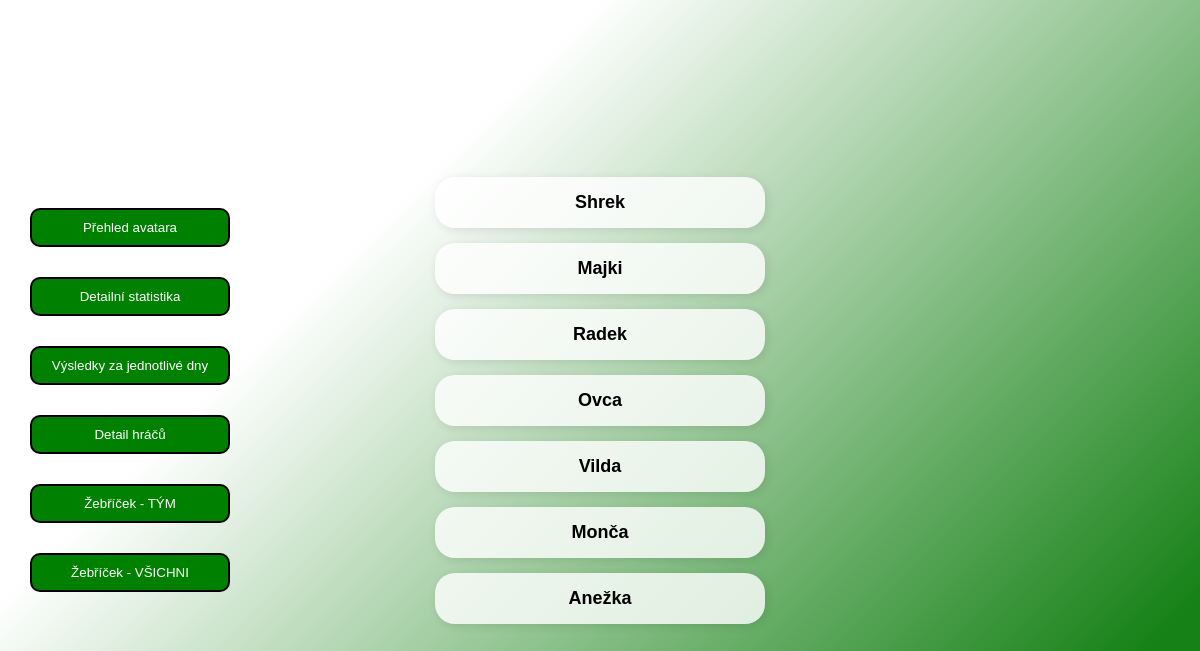
The page /brunhildaapp/brunhilda_full_tym on the database its author committed.
### infopage/models.py (models this page shows, shortened)
class vysledky_hracu(models.Model):
    jmeno = models.CharField(max_length=20)
    prijmeni = models.CharField(max_length=40, blank=True)
    tym = models.CharField(max_length=10, null=True)
    koeficient = models.FloatField(null=True, blank=True, default=1)
    kroky_BONUS = models.IntegerField(default=0, blank=True, validators=[MinValueValidator(0), MaxValueValidator(50000)])
    kroky1 = models.IntegerField(default=0, blank=True, validators=[MinValueValidator(0), MaxValueValidator(50000)])
    kroky2 = models.IntegerField(default=0, blank=True, validators=[MinValueValidator(0), MaxValueValidator(50000)])
    kroky3 = models.IntegerField(default=0, blank=True, validators=[MinValueValidator(0), MaxValueValidator(50000)])
    kroky4 = models.IntegerField(default=0, blank=True, validators=[MinValueValidator(0), MaxValueValidator(50000)])
    kroky5 = models.IntegerField(default=0, blank=True, validators=[MinValueValidator(0), MaxValueValidator(50000)])
    kroky6 = models.IntegerField(default=0, blank=True, validators=[MinValueValidator(0), MaxValueValidator(50000)])
    kroky7 = models.IntegerField(default=0, blank=True, validators=[MinValueValidator(0), MaxValueValidator(50000)])
    kroky8 = models.IntegerField(default=0, blank=True, validators=[MinValueValidator(0), MaxValueValidator(50000)])
    kroky9 = models.IntegerField(default=0, blank=True, validators=[MinValueValidator(0), MaxValueValidator(50000)])
    kroky10 = models.IntegerField(default=0, blank=True, validators=[MinValueValidator(0), MaxValueValidator(50000)])
    kroky11 = models.IntegerField(default=0, blank=True, validators=[MinValueValidator(0), MaxValueValidator(50000)])
    kroky12 = models.IntegerField(default=0, blank=True, validators=[MinValueValidator(0), MaxValueValidator(50000)])
    max_kroku_mesicne = models.IntegerField(default=0, blank=True, validators=[MinValueValidator(0), MaxValueValidator(50000)])
    celkem_kroku = models.IntegerField(default=0, blank=True, validators=[MinValueValidator(0), MaxValueValidator(1000000)])
    class Meta:
        verbose_name = "Výsledky hráčů"
        verbose_name_plural = "Výsledky hráčů"

### brunhildaapp/views.py (the view)
# urls.py: path('brunhilda_full_tym', views.full_tym, name= 'brunhilda_full_tym'),
def full_tym(request):
    hraci = vysledky_hracu.objects.filter(tym="brunhilda")
    return render(request, 'brunhildaapp/brunhilda_full_tym.html', {
        'brunhilda_vsichni_hraci': hraci
    })

### brunhildaapp/templates/brunhildaapp/brunhilda_full_tym.html (shortened to what this page needs)
{% extends "base_full_tym.html" %}
{% load static %}
{% block content %}
<div class="seznam">
    <ul>
        {% for hrac in brunhilda_vsichni_hraci %}
            <li>
                <a href="{% url 'brunhilda_detail_hrace' hrac.id %}">
                    {{hrac.jmeno}} {{hrac.prijmeni}}
                </a>
            </li>
        {% endfor %}
    </ul>
</div>
<div class="menu" id="nav-menu">
    <ul>
        <li><button><a href="{% url 'brunhilda_main_page' %}">Přehled avatara</a></button></li>
        <li><button><a href="{% url 'brunhilda_detail_statistika' %} ">Detailní statistika</a></button></li>
        <li><button><a href="{% url 'brunhilda_jednotlive_dny' %} ">Výsledky za jednotlivé dny</a></button></li>
        <li><button><a href="{% url 'brunhilda_full_tym' %} ">Detail hráčů</a></button></li>
        <li><button><a href="{% url 'brunhilda_leaderboard' %} ">Žebříček - TÝM</a></button></li>
        <li><button><a href="{% url 'all_leaderboard' %}">Žebříček - VŠICHNI</a></button></li>
    </ul>
</div>
{% endblock content %}

### static/base.css (style rules this page uses)
body { font-family: 'Nunito', sans-serif; font-size: 20px; background: linear-gradient(135deg, white 30%, rgb(22, 129, 22) 90%); background-attachment: fixed; margin: 0; padding: 0; display: flex; flex-direction: column; align-items: center; justify-content: center; min-height: 100vh; text-align: center; }
.menu { font-size: 20px; position: absolute; left: 0; top: 50%; transform: translateY(-50%); padding: 20px; }
.menu ul { list-style-type: none; padding: 0; }
.menu li { margin: 10px 0; padding: 5%; }
.menu button { border: 2px solid black; background-color: green; color: white; padding: 10px 15px; border-radius: 10px; cursor: pointer; width: 200px; transition: background-color 0.5s ease-in-out, transform 0.5s ease-in-out; }
.menu button a { color: white; text-decoration: none; display: block; }
.seznam { width: 80%; margin-left: auto; margin-right: auto; padding-top: 20px; padding-bottom: 20px; }
.seznam ul { padding: 0; margin: 0; list-style-type: none; display: flex; flex-direction: column; align-items: center; gap: 15px; }
.seznam ul li { font-size: 18px; padding: 15px; background: rgba(255, 255, 255, 0.8); border-radius: 20px; box-shadow: 2px 2px 10px rgba(0, 0, 0, 0.1); width: 300px; text-align: center; position: relative; }
.seznam ul li a { text-decoration: none; color: black; font-weight: bold; display: block; }

### rows shown on the page
vysledky_hracu: jmeno "Shrek"
vysledky_hracu: jmeno "Majki"
vysledky_hracu: jmeno "Radek"
vysledky_hracu: jmeno "Ovca"
vysledky_hracu: jmeno "Vilda"
vysledky_hracu: jmeno "Monča"
vysledky_hracu: jmeno "Anežka"
